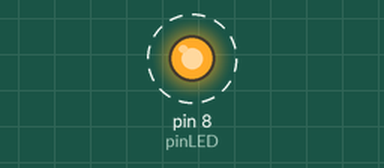
Simulated run of this sketch. Board: Arduino Uno, built with avr-gcc and run on an emulated ATmega328P. Parts: output pins drawn as LEDs (lit = HIGH). Dashed ring = blinking.

Above: at 0.2 s.
Timing chart, 0 to 3.0 s (numbered marks = the images above):
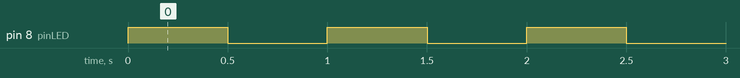

The sketch:

Arduino_Lampu_Kedap_Kedip.ino
```cpp
// Aldan Rizki Santosa
// https://github.com/inialdan

const int pinLED = 8;

void setup() {
  pinMode(pinLED, OUTPUT);
}

void loop() {
  digitalWrite(pinLED, HIGH);
  delay(500);
  digitalWrite(pinLED, LOW);
  delay(500);
}
```

Measured:
- by itself, pin 8 (pinLED): alternates HIGH for 0.50 s and LOW for 0.50 s
